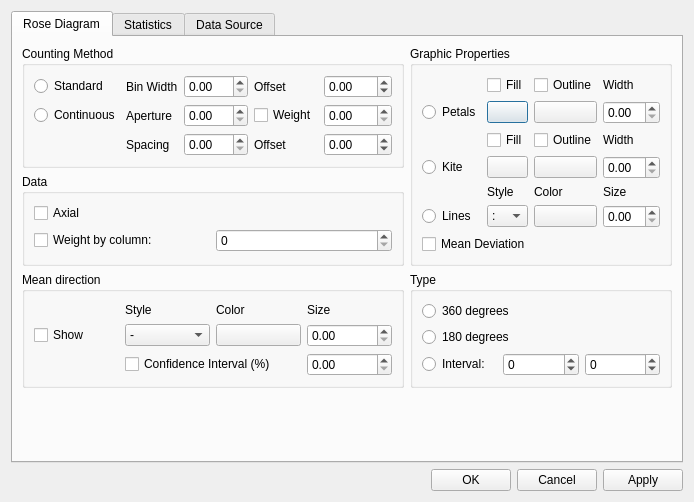
<?xml version="1.0" encoding="UTF-8"?>
<ui version="4.0">
 <class>Dialog</class>
 <widget class="QDialog" name="Dialog">
  <property name="geometry">
   <rect>
    <x>0</x>
    <y>0</y>
    <width>620</width>
    <height>502</height>
   </rect>
  </property>
  <property name="windowTitle">
   <string>Dialog</string>
  </property>
  <layout class="QVBoxLayout" name="verticalLayout_2">
   <item>
    <widget class="QTabWidget" name="tabWidget">
     <property name="sizePolicy">
      <sizepolicy hsizetype="Expanding" vsizetype="Expanding">
       <horstretch>0</horstretch>
       <verstretch>0</verstretch>
      </sizepolicy>
     </property>
     <property name="locale">
      <locale language="English" country="UnitedStates"/>
     </property>
     <property name="currentIndex">
      <number>0</number>
     </property>
     <widget class="QWidget" name="roseDiagram">
      <attribute name="title">
       <string>Rose Diagram</string>
      </attribute>
      <layout class="QVBoxLayout" name="verticalLayout_8">
       <item>
        <layout class="QGridLayout" name="gridLayout_2">
         <item row="0" column="0">
          <widget class="QGroupBox" name="groupBox_16">
           <property name="title">
            <string>Counting Method</string>
           </property>
           <layout class="QGridLayout" name="gridLayout_5">
            <item row="0" column="0">
             <widget class="QRadioButton" name="prop_rose_check_standard">
              <property name="text">
               <string>Standard</string>
              </property>
             </widget>
            </item>
            <item row="0" column="2">
             <widget class="QDoubleSpinBox" name="prop_rose_binwidth">
              <property name="maximum">
               <double>360.000000000000000</double>
              </property>
             </widget>
            </item>
            <item row="0" column="1">
             <widget class="QLabel" name="label_18">
              <property name="text">
               <string>Bin Width</string>
              </property>
             </widget>
            </item>
            <item row="0" column="4">
             <widget class="QDoubleSpinBox" name="prop_rose_offset">
              <property name="minimum">
               <double>-360.000000000000000</double>
              </property>
              <property name="maximum">
               <double>360.000000000000000</double>
              </property>
             </widget>
            </item>
            <item row="0" column="3">
             <widget class="QLabel" name="label_24">
              <property name="text">
               <string>Offset</string>
              </property>
             </widget>
            </item>
            <item row="1" column="1">
             <widget class="QLabel" name="label_19">
              <property name="text">
               <string>Aperture</string>
              </property>
             </widget>
            </item>
            <item row="1" column="0">
             <widget class="QRadioButton" name="prop_rose_check_continuous">
              <property name="text">
               <string>Continuous</string>
              </property>
             </widget>
            </item>
            <item row="1" column="2">
             <widget class="QDoubleSpinBox" name="prop_rose_aperture">
              <property name="maximum">
               <double>360.000000000000000</double>
              </property>
             </widget>
            </item>
            <item row="1" column="4">
             <widget class="QDoubleSpinBox" name="prop_rose_weightmunro">
              <property name="maximum">
               <double>1.000000000000000</double>
              </property>
              <property name="singleStep">
               <double>0.010000000000000</double>
              </property>
             </widget>
            </item>
            <item row="1" column="3">
             <widget class="QCheckBox" name="prop_rose_check_weightmunro">
              <property name="text">
               <string>Weight</string>
              </property>
             </widget>
            </item>
            <item row="2" column="2">
             <widget class="QDoubleSpinBox" name="prop_rose_spacing">
              <property name="maximum">
               <double>360.000000000000000</double>
              </property>
             </widget>
            </item>
            <item row="2" column="1">
             <widget class="QLabel" name="label_38">
              <property name="text">
               <string>Spacing</string>
              </property>
             </widget>
            </item>
            <item row="2" column="3">
             <widget class="QLabel" name="label_39">
              <property name="text">
               <string>Offset</string>
              </property>
             </widget>
            </item>
            <item row="2" column="4">
             <widget class="QDoubleSpinBox" name="prop_rose_offsetcont">
              <property name="minimum">
               <double>-360.000000000000000</double>
              </property>
              <property name="maximum">
               <double>360.000000000000000</double>
              </property>
             </widget>
            </item>
           </layout>
          </widget>
         </item>
         <item row="0" column="1" rowspan="2">
          <widget class="QGroupBox" name="groupBox_7">
           <property name="title">
            <string>Graphic Properties</string>
           </property>
           <layout class="QVBoxLayout" name="verticalLayout_5">
            <item>
             <layout class="QGridLayout" name="gridLayout_8">
              <item row="0" column="1">
               <widget class="QCheckBox" name="prop_rose_check_petalsfill">
                <property name="text">
                 <string>Fill</string>
                </property>
               </widget>
              </item>
              <item row="0" column="2">
               <widget class="QCheckBox" name="prop_rose_check_petalsoutline">
                <property name="text">
                 <string>Outline</string>
                </property>
               </widget>
              </item>
              <item row="0" column="3">
               <widget class="QLabel" name="label_20">
                <property name="text">
                 <string>Width</string>
                </property>
               </widget>
              </item>
              <item row="1" column="0">
               <widget class="QRadioButton" name="prop_rose_check_petals">
                <property name="text">
                 <string>Petals</string>
                </property>
               </widget>
              </item>
              <item row="1" column="1">
               <widget class="QPushButton" name="prop_color_petals_facecolor">
                <property name="text">
                 <string/>
                </property>
               </widget>
              </item>
              <item row="1" column="2">
               <widget class="QPushButton" name="prop_color_petals_edgecolor">
                <property name="text">
                 <string/>
                </property>
               </widget>
              </item>
              <item row="1" column="3">
               <widget class="QDoubleSpinBox" name="prop_petals_linewidth"/>
              </item>
              <item row="2" column="1">
               <widget class="QCheckBox" name="prop_rose_check_kitefill">
                <property name="text">
                 <string>Fill</string>
                </property>
               </widget>
              </item>
              <item row="2" column="2">
               <widget class="QCheckBox" name="prop_rose_check_kiteoutline">
                <property name="text">
                 <string>Outline</string>
                </property>
               </widget>
              </item>
              <item row="2" column="3">
               <widget class="QLabel" name="label_22">
                <property name="text">
                 <string>Width</string>
                </property>
               </widget>
              </item>
              <item row="3" column="0">
               <widget class="QRadioButton" name="prop_rose_check_kite">
                <property name="text">
                 <string>Kite</string>
                </property>
               </widget>
              </item>
              <item row="3" column="1">
               <widget class="QPushButton" name="prop_color_kite_facecolor">
                <property name="text">
                 <string/>
                </property>
               </widget>
              </item>
              <item row="3" column="2">
               <widget class="QPushButton" name="prop_color_kite_edgecolor">
                <property name="text">
                 <string/>
                </property>
               </widget>
              </item>
              <item row="3" column="3">
               <widget class="QDoubleSpinBox" name="prop_kite_linewidth"/>
              </item>
              <item row="4" column="1">
               <widget class="QLabel" name="label_29">
                <property name="text">
                 <string>Style</string>
                </property>
               </widget>
              </item>
              <item row="4" column="2">
               <widget class="QLabel" name="label_28">
                <property name="text">
                 <string>Color</string>
                </property>
               </widget>
              </item>
              <item row="4" column="3">
               <widget class="QLabel" name="label_27">
                <property name="text">
                 <string>Size</string>
                </property>
               </widget>
              </item>
              <item row="5" column="0">
               <widget class="QRadioButton" name="prop_rose_check_lines">
                <property name="text">
                 <string>Lines</string>
                </property>
               </widget>
              </item>
              <item row="5" column="1">
               <widget class="QComboBox" name="prop_lines_linestyle">
                <item>
                 <property name="text">
                  <string>:</string>
                 </property>
                </item>
                <item>
                 <property name="text">
                  <string>-</string>
                 </property>
                </item>
                <item>
                 <property name="text">
                  <string>--</string>
                 </property>
                </item>
                <item>
                 <property name="text">
                  <string>-.</string>
                 </property>
                </item>
               </widget>
              </item>
              <item row="5" column="2">
               <widget class="QPushButton" name="prop_color_lines_color">
                <property name="text">
                 <string/>
                </property>
               </widget>
              </item>
              <item row="5" column="3">
               <widget class="QDoubleSpinBox" name="prop_lines_linewidth"/>
              </item>
             </layout>
            </item>
            <item>
             <layout class="QHBoxLayout" name="horizontalLayout_11">
              <item>
               <widget class="QCheckBox" name="prop_rose_check_meandeviation">
                <property name="text">
                 <string>Mean Deviation</string>
                </property>
               </widget>
              </item>
              <item>
               <spacer name="horizontalSpacer_5">
                <property name="orientation">
                 <enum>Qt::Horizontal</enum>
                </property>
                <property name="sizeHint" stdset="0">
                 <size>
                  <width>40</width>
                  <height>20</height>
                 </size>
                </property>
               </spacer>
              </item>
             </layout>
            </item>
           </layout>
          </widget>
         </item>
         <item row="1" column="0">
          <widget class="QGroupBox" name="groupBox_5">
           <property name="title">
            <string>Data</string>
           </property>
           <layout class="QVBoxLayout" name="verticalLayout_3">
            <item>
             <widget class="QCheckBox" name="prop_rose_check_diraxial">
              <property name="text">
               <string>Axial</string>
              </property>
             </widget>
            </item>
            <item>
             <layout class="QHBoxLayout" name="horizontalLayout_8">
              <item>
               <widget class="QCheckBox" name="prop_rose_check_weightcolumn">
                <property name="text">
                 <string>Weight by column:</string>
                </property>
               </widget>
              </item>
              <item>
               <widget class="QSpinBox" name="prop_rose_weightcolumn">
                <property name="maximum">
                 <number>16384</number>
                </property>
               </widget>
              </item>
             </layout>
            </item>
           </layout>
          </widget>
         </item>
         <item row="2" column="0">
          <widget class="QGroupBox" name="groupBox_9">
           <property name="title">
            <string>Mean direction</string>
           </property>
           <layout class="QVBoxLayout" name="verticalLayout_6">
            <item>
             <layout class="QGridLayout" name="gridLayout_7">
              <item row="0" column="2">
               <widget class="QLabel" name="label_25">
                <property name="text">
                 <string>Color</string>
                </property>
               </widget>
              </item>
              <item row="1" column="3">
               <widget class="QDoubleSpinBox" name="prop_rose_mean_linewidth"/>
              </item>
              <item row="1" column="2">
               <widget class="QPushButton" name="prop_color_rose_mean_color">
                <property name="text">
                 <string/>
                </property>
               </widget>
              </item>
              <item row="1" column="0">
               <widget class="QCheckBox" name="prop_rose_check_mean">
                <property name="text">
                 <string>Show</string>
                </property>
               </widget>
              </item>
              <item row="0" column="3">
               <widget class="QLabel" name="label_26">
                <property name="text">
                 <string>Size</string>
                </property>
               </widget>
              </item>
              <item row="1" column="1">
               <widget class="QComboBox" name="prop_rose_mean_linestyle">
                <item>
                 <property name="text">
                  <string>-</string>
                 </property>
                </item>
                <item>
                 <property name="text">
                  <string>:</string>
                 </property>
                </item>
                <item>
                 <property name="text">
                  <string>--</string>
                 </property>
                </item>
                <item>
                 <property name="text">
                  <string>-.</string>
                 </property>
                </item>
               </widget>
              </item>
              <item row="0" column="1">
               <widget class="QLabel" name="label_37">
                <property name="text">
                 <string>Style</string>
                </property>
               </widget>
              </item>
              <item row="2" column="1" colspan="2">
               <widget class="QCheckBox" name="prop_rose_check_confidence">
                <property name="text">
                 <string>Confidence Interval (%)</string>
                </property>
               </widget>
              </item>
              <item row="2" column="3">
               <widget class="QDoubleSpinBox" name="prop_rose_confidence">
                <property name="maximum">
                 <double>100.000000000000000</double>
                </property>
               </widget>
              </item>
             </layout>
            </item>
           </layout>
          </widget>
         </item>
         <item row="2" column="1">
          <widget class="QGroupBox" name="groupBox_6">
           <property name="title">
            <string>Type</string>
           </property>
           <layout class="QVBoxLayout" name="verticalLayout_4">
            <item>
             <widget class="QRadioButton" name="prop_rose_check_360d">
              <property name="text">
               <string>360 degrees</string>
              </property>
             </widget>
            </item>
            <item>
             <widget class="QRadioButton" name="prop_rose_check_180d">
              <property name="text">
               <string>180 degrees</string>
              </property>
             </widget>
            </item>
            <item>
             <layout class="QHBoxLayout" name="horizontalLayout_9">
              <item>
               <widget class="QRadioButton" name="prop_rose_check_interval">
                <property name="text">
                 <string>Interval:</string>
                </property>
               </widget>
              </item>
              <item>
               <widget class="QSpinBox" name="prop_rose_intervalfrom">
                <property name="minimum">
                 <number>-360</number>
                </property>
                <property name="maximum">
                 <number>360</number>
                </property>
               </widget>
              </item>
              <item>
               <widget class="QSpinBox" name="prop_rose_intervalto">
                <property name="minimum">
                 <number>-360</number>
                </property>
                <property name="maximum">
                 <number>360</number>
                </property>
               </widget>
              </item>
             </layout>
            </item>
           </layout>
          </widget>
         </item>
        </layout>
       </item>
       <item>
        <spacer name="verticalSpacer">
         <property name="orientation">
          <enum>Qt::Vertical</enum>
         </property>
         <property name="sizeHint" stdset="0">
          <size>
           <width>20</width>
           <height>75</height>
          </size>
         </property>
        </spacer>
       </item>
      </layout>
      <zorder></zorder>
      <zorder>verticalSpacer</zorder>
     </widget>
     <widget class="QWidget" name="tab_3">
      <attribute name="title">
       <string>Statistics</string>
      </attribute>
      <layout class="QHBoxLayout" name="horizontalLayout_6">
       <item>
        <widget class="QTextEdit" name="show_auttitude_data_statistics"/>
       </item>
      </layout>
     </widget>
     <widget class="QWidget" name="tab_4">
      <attribute name="title">
       <string>Data Source</string>
      </attribute>
      <layout class="QHBoxLayout" name="horizontalLayout_7">
       <item>
        <widget class="QTextEdit" name="show_auttitude_data_source"/>
       </item>
      </layout>
     </widget>
    </widget>
   </item>
   <item>
    <layout class="QHBoxLayout" name="horizontalLayout">
     <item>
      <spacer name="horizontalSpacer">
       <property name="orientation">
        <enum>Qt::Horizontal</enum>
       </property>
       <property name="sizeHint" stdset="0">
        <size>
         <width>40</width>
         <height>20</height>
        </size>
       </property>
      </spacer>
     </item>
     <item>
      <widget class="QPushButton" name="ok_button">
       <property name="text">
        <string>OK</string>
       </property>
      </widget>
     </item>
     <item>
      <widget class="QPushButton" name="cancel_button">
       <property name="text">
        <string>Cancel</string>
       </property>
      </widget>
     </item>
     <item>
      <widget class="QPushButton" name="apply">
       <property name="text">
        <string>Apply</string>
       </property>
      </widget>
     </item>
    </layout>
   </item>
  </layout>
 </widget>
 <tabstops>
  <tabstop>show_auttitude_data_source</tabstop>
  <tabstop>cancel_button</tabstop>
  <tabstop>apply</tabstop>
  <tabstop>show_auttitude_data_statistics</tabstop>
  <tabstop>ok_button</tabstop>
  <tabstop>tabWidget</tabstop>
  <tabstop>prop_rose_check_standard</tabstop>
  <tabstop>prop_rose_binwidth</tabstop>
  <tabstop>prop_rose_offset</tabstop>
  <tabstop>prop_rose_check_continuous</tabstop>
  <tabstop>prop_rose_aperture</tabstop>
  <tabstop>prop_rose_check_weightmunro</tabstop>
  <tabstop>prop_rose_weightmunro</tabstop>
  <tabstop>prop_rose_spacing</tabstop>
  <tabstop>prop_rose_offsetcont</tabstop>
  <tabstop>prop_rose_check_diraxial</tabstop>
  <tabstop>prop_rose_check_weightcolumn</tabstop>
  <tabstop>prop_rose_weightcolumn</tabstop>
  <tabstop>prop_rose_check_mean</tabstop>
  <tabstop>prop_rose_mean_linestyle</tabstop>
  <tabstop>prop_color_rose_mean_color</tabstop>
  <tabstop>prop_rose_mean_linewidth</tabstop>
  <tabstop>prop_rose_check_confidence</tabstop>
  <tabstop>prop_rose_confidence</tabstop>
  <tabstop>prop_rose_check_petals</tabstop>
  <tabstop>prop_rose_check_petalsfill</tabstop>
  <tabstop>prop_rose_check_petalsoutline</tabstop>
  <tabstop>prop_color_petals_facecolor</tabstop>
  <tabstop>prop_color_petals_edgecolor</tabstop>
  <tabstop>prop_petals_linewidth</tabstop>
  <tabstop>prop_rose_check_kite</tabstop>
  <tabstop>prop_rose_check_kitefill</tabstop>
  <tabstop>prop_rose_check_kiteoutline</tabstop>
  <tabstop>prop_color_kite_facecolor</tabstop>
  <tabstop>prop_color_kite_edgecolor</tabstop>
  <tabstop>prop_kite_linewidth</tabstop>
  <tabstop>prop_rose_check_lines</tabstop>
  <tabstop>prop_lines_linestyle</tabstop>
  <tabstop>prop_color_lines_color</tabstop>
  <tabstop>prop_lines_linewidth</tabstop>
  <tabstop>prop_rose_check_meandeviation</tabstop>
  <tabstop>prop_rose_check_360d</tabstop>
  <tabstop>prop_rose_check_180d</tabstop>
  <tabstop>prop_rose_check_interval</tabstop>
  <tabstop>prop_rose_intervalfrom</tabstop>
  <tabstop>prop_rose_intervalto</tabstop>
 </tabstops>
 <resources/>
 <connections>
  <connection>
   <sender>ok_button</sender>
   <signal>clicked()</signal>
   <receiver>Dialog</receiver>
   <slot>accept()</slot>
   <hints>
    <hint type="sourcelabel">
     <x>442</x>
     <y>381</y>
    </hint>
    <hint type="destinationlabel">
     <x>325</x>
     <y>201</y>
    </hint>
   </hints>
  </connection>
  <connection>
   <sender>cancel_button</sender>
   <signal>clicked()</signal>
   <receiver>Dialog</receiver>
   <slot>reject()</slot>
   <hints>
    <hint type="sourcelabel">
     <x>523</x>
     <y>381</y>
    </hint>
    <hint type="destinationlabel">
     <x>325</x>
     <y>201</y>
    </hint>
   </hints>
  </connection>
 </connections>
</ui>
